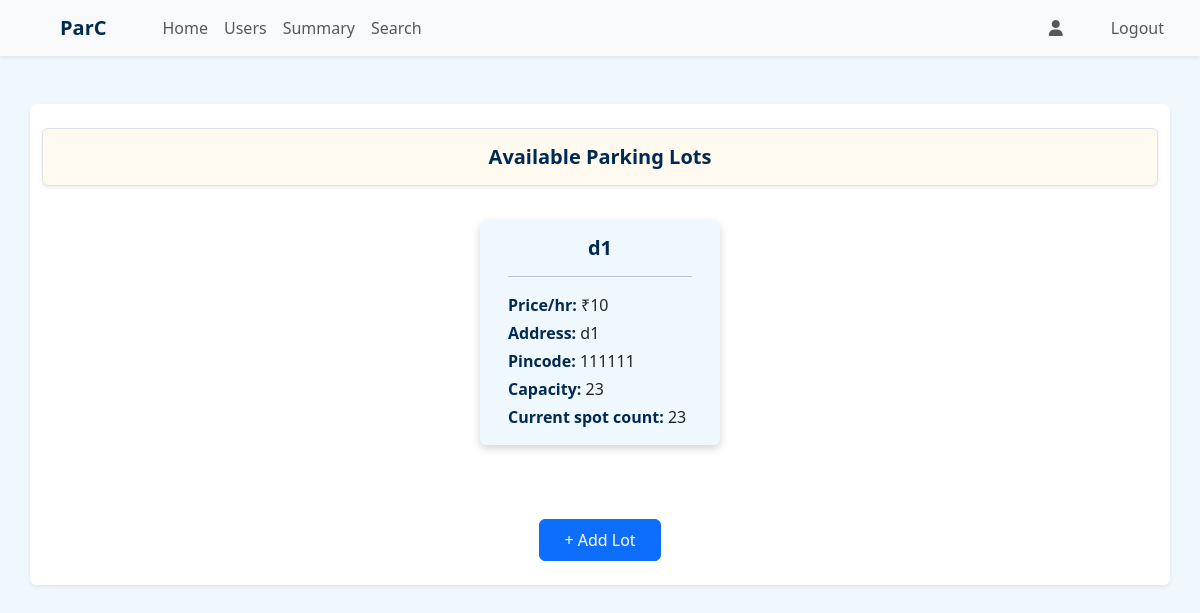
The app's page /admin/dashboard (signed in), older data.
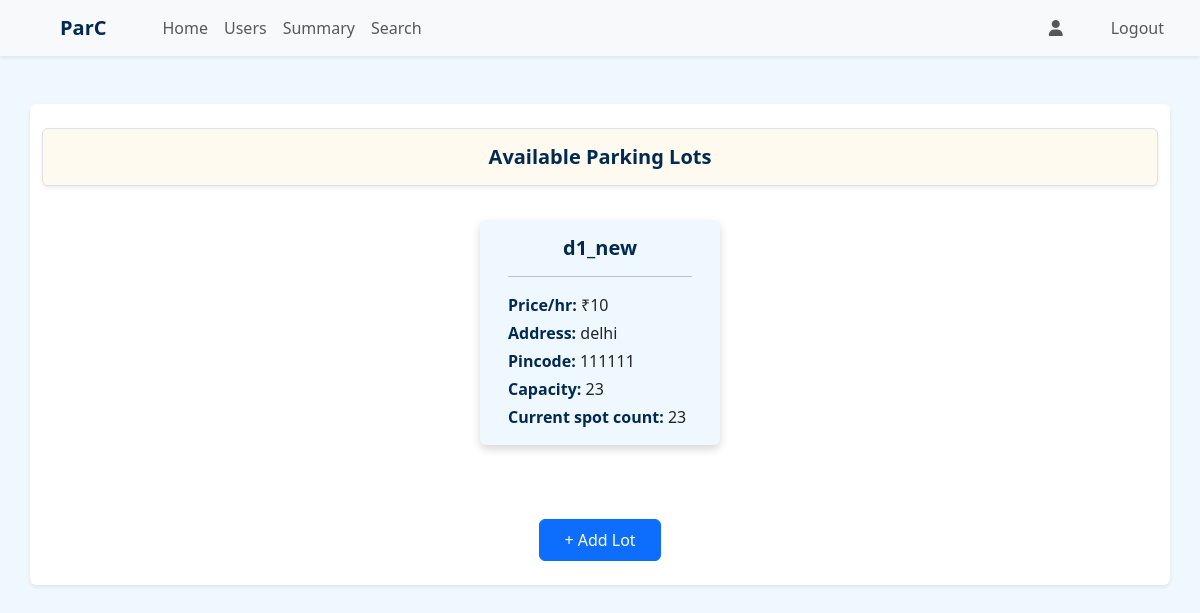
The same page, newer data.
### application/models.py (models this page shows)
class ParkingLot(db.Model):
    id = db.Column(db.Integer, primary_key = True)
    pl_name = db.Column(db.String, nullable = False)
    price = db.Column(db.Integer, nullable = False, default = 1000)
    address = db.Column(db.String, nullable = False)
    pincode = db.Column(db.Integer, nullable = False)
    capacity = db.Column(db.Integer, nullable = False)
    spots_count = db.Column(db.Integer, nullable = False)
    created_at = db.Column(db.DateTime, nullable = False)
    spots = db.relationship('ParkingSpot', backref = 'lot', cascade = 'all, delete')

### application/routes.py (the view)
@app.route('/admin/dashboard')
@auth_required()
@roles_required('admin')
def admin_dashboard():
    lots = ParkingLot.query.all()
    return render_template('admin_dashboard.html', lots=lots)

### templates/admin_dashboard.html (shortened to what this page needs)
{% extends "base.html" %}
{% block nav %}
<nav class="navbar navbar-expand-lg bg-body-tertiary shadow-sm sticky-top">
    <div class="container-fluid">
        <a href="{{url_for('admin_dashboard')}}" class="navbar-brand mx-5"><strong>ParC</strong></a>
        <div class="collapse navbar-collapse" id="navbarSupportedContent">
            <ul class="navbar-nav me-auto mb-2 mb-lg-0">
                <li class="nav-item">
                    <a href="{{url_for('admin_dashboard')}}" class="nav-link">Home</a>
                </li>
                <li class="nav-item">
                    <a href="{{url_for('get_users_data')}}" class="nav-link">Users</a>
                </li>
                <li class="nav-item">
                    <a href="{{url_for('admin_summary')}}" class="nav-link">Summary</a>
                </li>
                <li class="nav-item">
                    <a href="{{url_for('admin_search')}}" class="nav-link">Search</a>
                </li>
            </ul>
            <ul class="navbar-nav ms-auto mb-2 mb-lg-0">
                <li class="nav-item mx-3">
                    <a href="{{url_for('profile')}}" class="nav-link"><i class="fa-solid fa-user"></i></a>
                </li>
                <li class="nav-item mx-3">
                    <a href="{{url_for('user_logout')}}" class="nav-link">Logout</a>
                </li>
            </ul>
        </div>
    </div>
</nav>
{% endblock %}
{% block content %}
<div class="container my-5 shadow-sm p-4 rounded bg-white">
    <div class="row mb-4">
        <div class="col text-center py-3 rounded border shadow-sm" style="background-color: floralwhite;">
            <h5 class="fw-semibold mb-0">Available Parking Lots</h5>
        </div>
    </div>
    <div class="row align-items-start justify-content-center gap-3">
        {% for lot in lots %}
        <div class="card border-0" style="width: 15rem;">
            <a href="{{url_for('view_parking_lot', lot_id = lot.id)}}" class="text-decoration-none text-dark">
                <div class="card-body">
                    <h5 class="text-center fw-semibold">{{lot.pl_name}}</h5>
                    <hr>
                    <p class="card-text mb-1"><strong>Price/hr: </strong> ₹{{lot.price}}</p>
                    <p class="card-text mb-1"><strong>Address: </strong> {{lot.address}}</p>
                    <p class="card-text mb-1"><strong>Pincode: </strong> {{lot.pincode}} </p>
                    <p class="card-text mb-1"><strong>Capacity: </strong> {{lot.capacity}} </p>
                    <p class="card-text"><strong>Current spot count: </strong> {{lot.spots_count}} </p>
                </div>
            </a>
        </div>
        {% else %}
        <div class="col-12 text-center">
            <p class="text-muted">No Parking Lots Available</p>
        </div>
        {% endfor %}
        <div class="row mt-5">
            <div class="col text-center">
                <a href="{{url_for('create_lot')}}" class="btn btn-primary px-4 py-2">+ Add Lot</a>
            </div>
        </div>
    </div>
</div>
{% endblock %}

Row changes from the older to the newer data that the page shows:
changed ParkingLot: pl_name "d1" → "d1_new"; address "d1" → "delhi"
